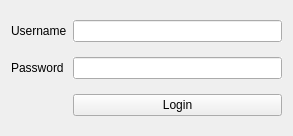
<?xml version="1.0" encoding="UTF-8"?>
<ui version="4.0">
 <class>frmLogin</class>
 <widget class="QWidget" name="frmLogin">
  <property name="windowModality">
   <enum>Qt::ApplicationModal</enum>
  </property>
  <property name="geometry">
   <rect>
    <x>0</x>
    <y>0</y>
    <width>293</width>
    <height>136</height>
   </rect>
  </property>
  <property name="sizePolicy">
   <sizepolicy hsizetype="Fixed" vsizetype="Fixed">
    <horstretch>0</horstretch>
    <verstretch>0</verstretch>
   </sizepolicy>
  </property>
  <property name="maximumSize">
   <size>
    <width>293</width>
    <height>306</height>
   </size>
  </property>
  <property name="windowTitle">
   <string>Login</string>
  </property>
  <property name="windowIcon">
   <iconset resource="app_new.qrc">
    <normaloff>:/app_new/medfisis.ico</normaloff>:/app_new/medfisis.ico</iconset>
  </property>
  <property name="toolTip">
   <string>Login Dialog</string>
  </property>
  <property name="whatsThis">
   <string>This is a login dialog.</string>
  </property>
  <layout class="QGridLayout" name="gridLayout">
   <item row="0" column="0">
    <widget class="QLabel" name="lbUser">
     <property name="text">
      <string>Username</string>
     </property>
     <property name="buddy">
      <cstring>lineUser</cstring>
     </property>
    </widget>
   </item>
   <item row="0" column="1">
    <widget class="QLineEdit" name="lineUser">
     <property name="autoFillBackground">
      <bool>true</bool>
     </property>
    </widget>
   </item>
   <item row="1" column="0">
    <widget class="QLabel" name="lbPasswd">
     <property name="text">
      <string>Password</string>
     </property>
     <property name="buddy">
      <cstring>linePasswd</cstring>
     </property>
    </widget>
   </item>
   <item row="1" column="1">
    <widget class="QLineEdit" name="linePasswd">
     <property name="autoFillBackground">
      <bool>true</bool>
     </property>
     <property name="echoMode">
      <enum>QLineEdit::Password</enum>
     </property>
    </widget>
   </item>
   <item row="2" column="1">
    <widget class="QPushButton" name="pushLogin">
     <property name="sizePolicy">
      <sizepolicy hsizetype="MinimumExpanding" vsizetype="Fixed">
       <horstretch>0</horstretch>
       <verstretch>0</verstretch>
      </sizepolicy>
     </property>
     <property name="autoFillBackground">
      <bool>true</bool>
     </property>
     <property name="text">
      <string>Login</string>
     </property>
     <property name="icon">
      <iconset resource="app_new.qrc">
       <normaloff>:/app_new/password.png</normaloff>:/app_new/password.png</iconset>
     </property>
     <property name="iconSize">
      <size>
       <width>16</width>
       <height>16</height>
      </size>
     </property>
     <property name="shortcut">
      <string>Ctrl+L</string>
     </property>
     <property name="autoDefault">
      <bool>true</bool>
     </property>
    </widget>
   </item>
  </layout>
 </widget>
 <resources>
  <include location="app_new.qrc"/>
 </resources>
 <connections>
  <connection>
   <sender>pushLogin</sender>
   <signal>clicked()</signal>
   <receiver>frmLogin</receiver>
   <slot>validate()</slot>
   <hints>
    <hint type="sourcelabel">
     <x>146</x>
     <y>72</y>
    </hint>
    <hint type="destinationlabel">
     <x>146</x>
     <y>52</y>
    </hint>
   </hints>
  </connection>
 </connections>
 <slots>
  <slot>validate()</slot>
  <slot>itemSelected(QString)</slot>
  <slot>loadForm(QString)</slot>
  <slot>showForm(QString)</slot>
 </slots>
</ui>
